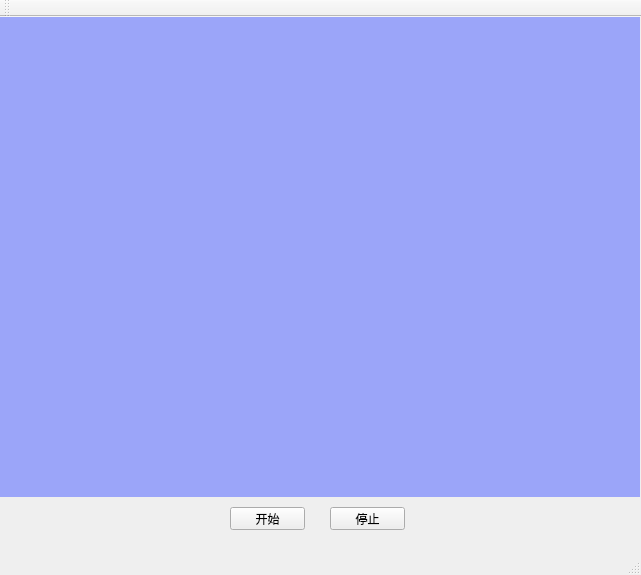
<?xml version="1.0" encoding="UTF-8"?>
<ui version="4.0">
 <class>MainWindow</class>
 <widget class="QMainWindow" name="MainWindow">
  <property name="geometry">
   <rect>
    <x>0</x>
    <y>0</y>
    <width>641</width>
    <height>575</height>
   </rect>
  </property>
  <property name="windowTitle">
   <string>MainWindow</string>
  </property>
  <widget class="QWidget" name="centralWidget">
   <widget class="QLabel" name="label">
    <property name="geometry">
     <rect>
      <x>0</x>
      <y>0</y>
      <width>640</width>
      <height>480</height>
     </rect>
    </property>
    <property name="styleSheet">
     <string notr="true">background-color: rgba(99, 115, 255,60%);</string>
    </property>
    <property name="text">
     <string/>
    </property>
   </widget>
   <widget class="QPushButton" name="pushButton">
    <property name="geometry">
     <rect>
      <x>230</x>
      <y>490</y>
      <width>75</width>
      <height>23</height>
     </rect>
    </property>
    <property name="styleSheet">
     <string notr="true">font: 9pt &quot;微软雅黑&quot;;
</string>
    </property>
    <property name="text">
     <string>开始</string>
    </property>
   </widget>
   <widget class="QPushButton" name="pushButton_2">
    <property name="geometry">
     <rect>
      <x>330</x>
      <y>490</y>
      <width>75</width>
      <height>23</height>
     </rect>
    </property>
    <property name="styleSheet">
     <string notr="true">font: 9pt &quot;微软雅黑&quot;;</string>
    </property>
    <property name="text">
     <string>停止</string>
    </property>
   </widget>
  </widget>
  <widget class="QMenuBar" name="menuBar">
   <property name="geometry">
    <rect>
     <x>0</x>
     <y>0</y>
     <width>641</width>
     <height>23</height>
    </rect>
   </property>
  </widget>
  <widget class="QToolBar" name="mainToolBar">
   <attribute name="toolBarArea">
    <enum>TopToolBarArea</enum>
   </attribute>
   <attribute name="toolBarBreak">
    <bool>false</bool>
   </attribute>
  </widget>
  <widget class="QStatusBar" name="statusBar"/>
 </widget>
 <layoutdefault spacing="6" margin="11"/>
 <resources/>
 <connections/>
</ui>
